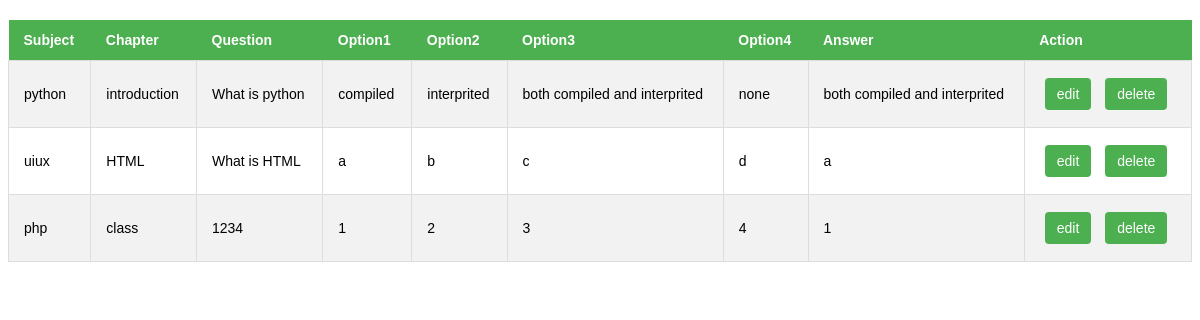
The app's page /faculty/viewquestion with its own data.
### faculty/models.py (models this page shows, shortened)
class question(models.Model):
    subject_name=models.ForeignKey(subject,on_delete=models.CASCADE)
    chapter_name=models.ForeignKey(chapter,on_delete=models.CASCADE)
    question_id=models.AutoField(primary_key=True)
    question=models.CharField(max_length=500)
    option1=models.CharField(max_length=100)
    option2=models.CharField(max_length=100)
    option3=models.CharField(max_length=100)
    option4=models.CharField(max_length=100)
    answer=models.CharField(max_length=100, choices=(
        ('option1' , 'option1'),
        ('option2' , 'option2'),
        ('option3' , 'option3'),
        ('option4' , 'option4'),
                    ))

class subject(models.Model):
    subject_id=models.AutoField(primary_key=True)
    subject_name=models.CharField(max_length=100)
    def __str__(self):
        return self.subject_name

class chapter(models.Model):
    subject_name=models.ForeignKey(subject,on_delete=models.CASCADE)
    chapter_id=models.AutoField(primary_key=True)
    chapter_name=models.CharField(max_length=100)
    def __str__(self):
        return self.chapter_name

### faculty/views.py (the view)
# urls.py: path('viewquestion',viewquestion,name="viewquestion"),
def viewquestion(request):
    ob=subject.objects.all()
    ob1=chapter.objects.all()
    ob2=question.objects.all()
    return render(request,'viewquestion.html',context={'sub':ob, 'cpt':ob1, 'qsn':ob2})

### faculty/templates/viewquestion.html (shortened to what this page needs)
<table>
    <tr>
        <th>Subject</th>
        <th>Chapter</th>
        <th>Question</th>
        <th>Option1</th>
        <th>Option2</th>
        <th>Option3</th>
        <th>Option4</th>
        <th>Answer</th>
        <th>Action</th>
    </tr>
    {% for data in qsn %}
    <tr>
        <td>{{data.subject_name}}</td>
        <td>{{data.chapter_name}}</td>
        <td>{{data.question}}</td>
        <td>{{data.option1}}</td>
        <td>{{data.option2}}</td>
        <td>{{data.option3}}</td>
        <td>{{data.option4}}</td>
        <td>{{data.answer}}</td>
        <td>
            <input type="submit" value="edit" name="btn">
            <input type="submit" value="delete" name="btn">
        </td>
    </tr>
    {% endfor %}
</table>

### faculty/templates/viewquestion.html (style rules this page uses)
table { width: 100%; border-collapse: collapse; margin: 20px 0; font-family: Arial, sans-serif; font-size: 14px; }
th { background-color: #4CAF50; color: white; text-align: left; padding: 12px 15px; }
td { border: 1px solid #ddd; padding: 12px 15px; text-align: left; }
tr:nth-child(even) { background-color: #f2f2f2; }
input[type="submit"] { background-color: #4CAF50; color: white; border: none; padding: 8px 12px; margin: 5px; cursor: pointer; border-radius: 4px; font-size: 14px; }
table { margin: 20px auto; }

### records on screen
question: subject_name "python", chapter_name "introduction", question "What is python", option1 "compiled", option2 "interprited", option3 "both compiled and interprited", option4 "none", answer "both compiled and interprited"
question: subject_name "uiux", chapter_name "HTML", question "What is HTML", option1 "a", option2 "b", option3 "c", option4 "d", answer "a"
question: subject_name "php", chapter_name "class", question "1234", option1 "1", option2 "2", option3 "3", option4 "4", answer "1"
